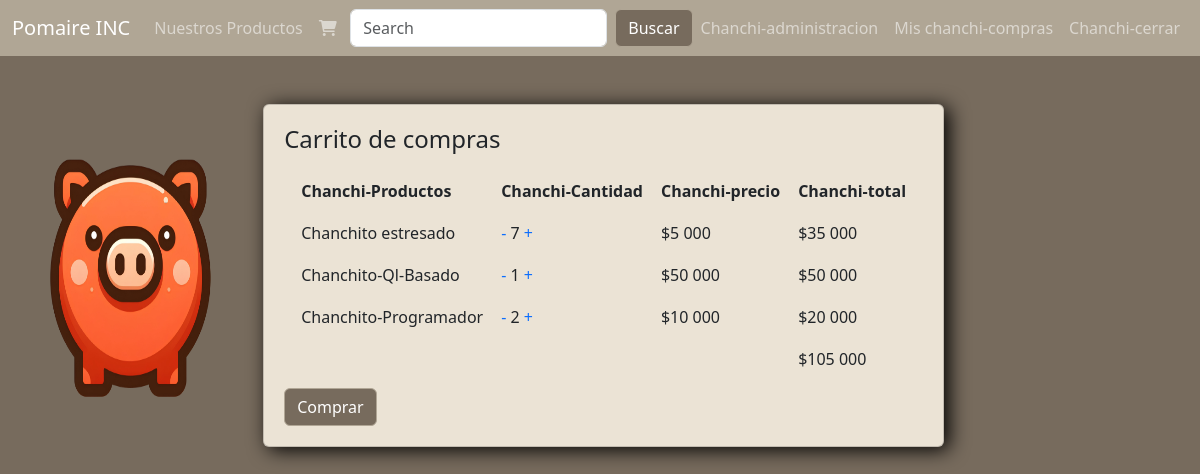
Screenshot of /carrito/ (signed in) with the database file from the repository.
### pagina/models.py (models this page shows, shortened)
class Detalle_boleta (models.Model):
    producto = models.ForeignKey(Producto, on_delete=models.CASCADE)
    boleta = models.ForeignKey(Boleta, on_delete=models.CASCADE)
    cantidad_productos = models.IntegerField(default=0)
    @property
    def get_total(self):
        total = self.producto.valor * self.cantidad_productos
        return total

class Producto (models.Model):
    TIPO = [
        ('C', 'Chanchito'),
        ('P', 'Paila')
    ]
    tipo = models.CharField(max_length=1,choices=TIPO, default= 'C')
    id = models.UUIDField(default=uuid.uuid4, primary_key=True, unique=True, editable=False)
    nombre = models.CharField(max_length=50,unique=True)
    descripcion = models.CharField(max_length=300)
    valor = models.IntegerField()
    stock = models.IntegerField()
    imagen = models.ImageField(upload_to="productos/")

class Boleta (models.Model):
    id = models.UUIDField(default=uuid.uuid4, primary_key=True, unique=True, editable=False)
    fechaVenta = models.DateTimeField(auto_now_add=True)
    cliente = models.ForeignKey(Usuario,on_delete=models.CASCADE)
    completada = models.BooleanField(default=False)
    @property
    def get_total(self):
        detalle = self.detalle_boleta_set.all()
        total = sum([item.producto.valor * item.cantidad_productos for item in detalle])
        return total
    @property
    def get_item(self):
        detalle = self.detalle_boleta_set.all()
        total = sum([item.cantidad_productos for item in detalle])
        return total

### pagina/views.py (the view)
# urls.py: path('carrito/',carrito, name='carrito'),
def carrito(request):
    if request.user.is_authenticated:
        order,creada = Boleta.objects.get_or_create(cliente=request.user,completada=False)
        items = order.detalle_boleta_set.all()
        items_carrito = order.get_item
    else:
        items = []
        order = {'get_total': 0,
                 'get_item': 0}
        items_carrito = order['get_item']
    context = {'items': items, 'order' : order}
    return render(request, "core/carrito.html",context)

### pagina/templates/core/carrito.html
{% extends "core/template.html" %} {% load humanize %}{% load static %} {% block content %}
<div class="container-fluid d-flex contenedor-carrito">
  <img src="{% static 'core/img/chanchito(1).png' %}" width="20%" />
  <div class="card" style="width: fit-content">
    <div class="card-body">
      <h4>Carrito de compras</h4>
      <table class="tabla-carrito">
        <thead>
          <tr>
            <th>Chanchi-Productos</th>
            <th>Chanchi-Cantidad</th>
            <th>Chanchi-precio</th>
            <th>Chanchi-total</th>
          </tr>
        </thead>
        <tbody>
          {% for item in items %}
          <tr>
            <td>{{item.producto.nombre}}</td>
            <td>
              <a
                class="update-cart text-decoration-none color-primary"
                style="cursor: pointer"
                data-product="{{item.producto.id}}"
                data-action="remove"
                >-</a
              >
              {{item.cantidad_productos}}
              <a
                class="update-cart text-decoration-none color-primary"
                style="cursor: pointer"
                data-product="{{item.producto.id}}"
                data-action="add"
                >+</a
              >
            </td>
            <td>${{item.producto.valor|intcomma}}</td>
            <td>${{item.get_total|intcomma}}</td>
          </tr>
          {% endfor %}
          <tr>
            <td></td>
            <td></td>
            <td></td>
            <td>${{order.get_total|intcomma}}</td>
          </tr>
        </tbody>
      </table>
      <a href="{%url 'check_out'%}" class="btn btn-primary">Comprar</a>
    </div>
  </div>
</div>
{% endblock content %}

### pagina/static/core/css/test.css (style rules this page uses)
body { background-color: #776b5d !important; }
.card { background-color: #ebe3d5 !important; backdrop-filter: blur(3); filter: drop-shadow(5px 3px 10px black); padding: 0.25rem; }
.btn { background-color: #776b5d !important ; transition : all 0.4s !important; border-color: #b0a695 !important; }
img { border-radius: 0.5rem; }
.contenedor-carrito { border: #ebe3d5; border-color: #776b5d; gap: 1rem; padding: 3rem; flex-direction: row; }
.tabla-carrito { gap: 10px; border-collapse: separate; border-spacing: 1rem; }

### rows the page displays
Detalle_boleta: producto.nombre "Chanchito estresado", cantidad_productos "7", producto.valor "5 000", get_total "35 000"
Detalle_boleta: producto.nombre "Chanchito-Ql-Basado", cantidad_productos "1", producto.valor "50 000", get_total "50 000"
Detalle_boleta: producto.nombre "Chanchito-Programador", cantidad_productos "2", producto.valor "10 000", get_total "20 000"
Boleta: get_total "105 000"
